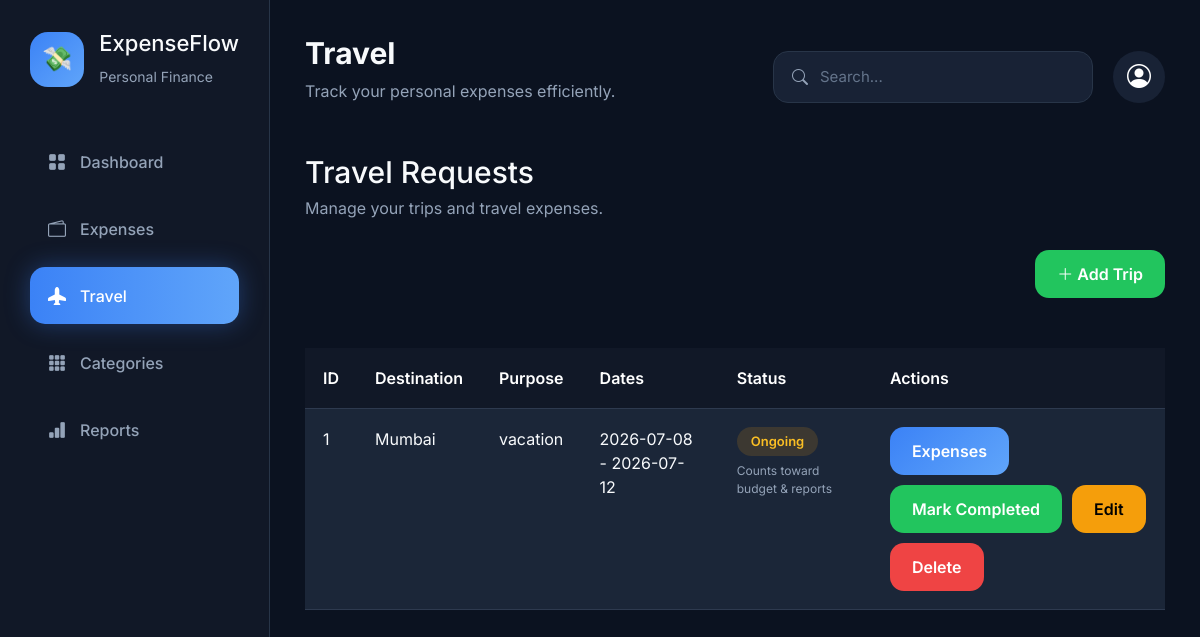
Before: /travel (signed in) with the older database file.
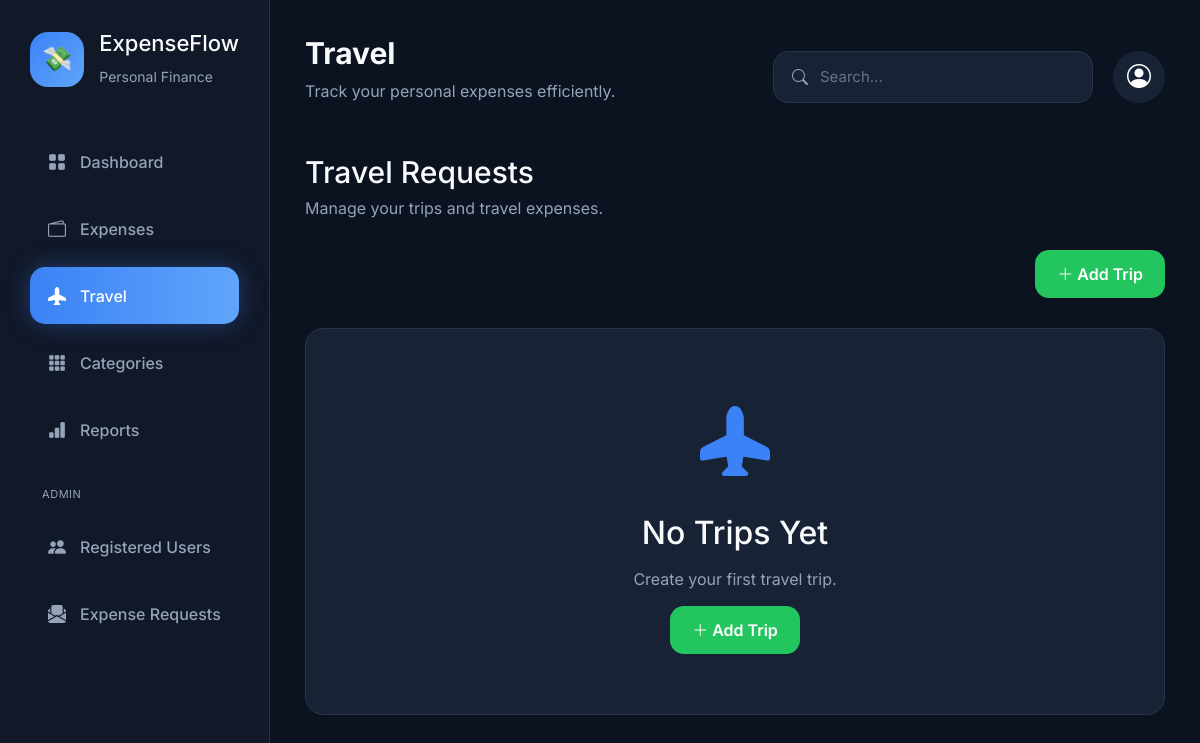
After: the same page with the newer database file.
### tables this page shows
CREATE TABLE travel_requests (
        travel_id INTEGER PRIMARY KEY AUTOINCREMENT,
        user_id INTEGER NOT NULL,
        destination TEXT NOT NULL,
        purpose TEXT NOT NULL,
        start_date DATE,
        end_date DATE,
        status TEXT DEFAULT 'Planned',
        FOREIGN KEY(user_id)
        REFERENCES users(user_id)
    );

### app.py (the view)
@app.route("/travel")
def travel():
    conn = sqlite3.connect(DATABASE)
    conn.row_factory = sqlite3.Row
    trips = conn.execute("""
    SELECT *
    FROM travel_requests
    WHERE user_id=?
    ORDER BY travel_id DESC
    """,(session["user_id"],)).fetchall()
    conn.close()
    return render_template(
        "travel.html",
        trips=trips
    )

### app.py (called while the page is built)
@app.before_request
def require_login():
    if request.endpoint is None:
        return
    allowed_routes = {
        "login",
        "signup",
        "logout",
        "static"
    }
    if request.endpoint in allowed_routes:
        return
    if "user_id" not in session:
        return redirect("/login")
    if request.endpoint.startswith("admin_") and not session.get("is_admin"):
        flash("You don't have permission to view that page.")
        return redirect("/")

### templates/travel.html (shortened to what this page needs)
{% extends 'base.html' %}
{% set page_title = "Travel" %}
{% block content %}
<div class="page-header">
    <h2>Travel Requests</h2>
    <p>
        Manage your trips and travel expenses.
    </p>
</div>
<div class="toolbar">
    <a
    href="/travel/add"
    class="btn btn-success">
        <i class="bi bi-plus-lg"></i>
        Add Trip
    </a>
</div>
{% if trips %}
<div class="table-responsive">
<table class="table">
    <thead>
        <tr>
            <th>ID</th>
            <th>Destination</th>
            <th>Purpose</th>
            <th>Dates</th>
            <th>Status</th>
            <th>Actions</th>
        </tr>
    </thead>
    <tbody>
        {% for trip in trips %}
        <tr>
            <td>
                {{ trip.travel_id }}
            </td>
            <td>
                {{ trip.destination }}
            </td>
            <td>
                {{ trip.purpose }}
            </td>
            <td>
                {{ trip.start_date }}
                -
                {{ trip.end_date }}
            </td>
            <td>
                {% if trip.status == "Completed" %}
                    <span class="badge badge-approved">
                        Completed
                    </span>
                {% elif trip.status == "Ongoing" %}
                    <span class="badge badge-pending">
                        Ongoing
                    </span>
                {% else %}
                    <span class="badge badge-rejected">
                        Planned
                    </span>
                {% endif %}
                {% if trip.status in ("Ongoing", "Completed") %}
                    <div style="color:var(--muted);font-size:12px;margin-top:6px;">
                        Counts toward budget &amp; reports
                    </div>
                {% endif %}
            </td>
            <td>
                <div
                style="
                display:flex;
                gap:10px;
                flex-wrap:wrap;">
                    <a
                    href="/travel/{{ trip.travel_id }}/expenses"
                    class="btn btn-primary">
                        Expenses
                    </a>
                    {% if trip.status == "Planned" %}
                        <a
                        href="/travel/start/{{ trip.travel_id }}"
                        class="btn btn-warning">
                            Start Trip
                        </a>
                    {% elif trip.status == "Ongoing" %}
                        <a
                        href="/travel/complete/{{ trip.travel_id }}"
                        class="btn btn-success">
                            Mark Completed
                        </a>
                    {% endif %}
                    <a
                    href="/travel/edit/{{ trip.travel_id }}"
                    class="btn btn-warning">
                        Edit
                    </a>
                    <a
                    href="/travel/delete/{{ trip.travel_id }}"
                    class="btn btn-danger"
                    onclick="
                    return confirm(
                        'Delete this trip?'
                    )">
                        Delete
                    </a>
                </div>
            </td>
        </tr>
        {% endfor %}
    </tbody>
</table>
</div>
{% else %}
<div
class="content-card"
style="
text-align:center;
padding:60px;">
    <i
    class="bi bi-airplane-fill"
    style="
    font-size:70px;
    color:#3B82F6;"></i>
    <h2
    style="margin-top:20px;">
        No Trips Yet
    </h2>
    <p
    style="
    margin:15px 0;
    color:#94A3B8;">
        Create your first travel trip.
    </p>
    <a
    href="/travel/add"
    class="btn btn-success">
        <i class="bi bi-plus-lg"></i>
        Add Trip
    </a>
</div>
{% endif %}
{% endblock %}

Changed rows visible on the page:
removed travel_requests: travel_id "1", destination "Mumbai", purpose "vacation", start_date "2026-07-08", end_date "2026-07-12", status "Ongoing"
Other visible differences:
text no longer shown: "ID Destination Purpose Dates Status Actions"
text now shown: "ADMIN Registered Users Expense Requests No Trips Yet Create your first travel trip. Add Trip"
